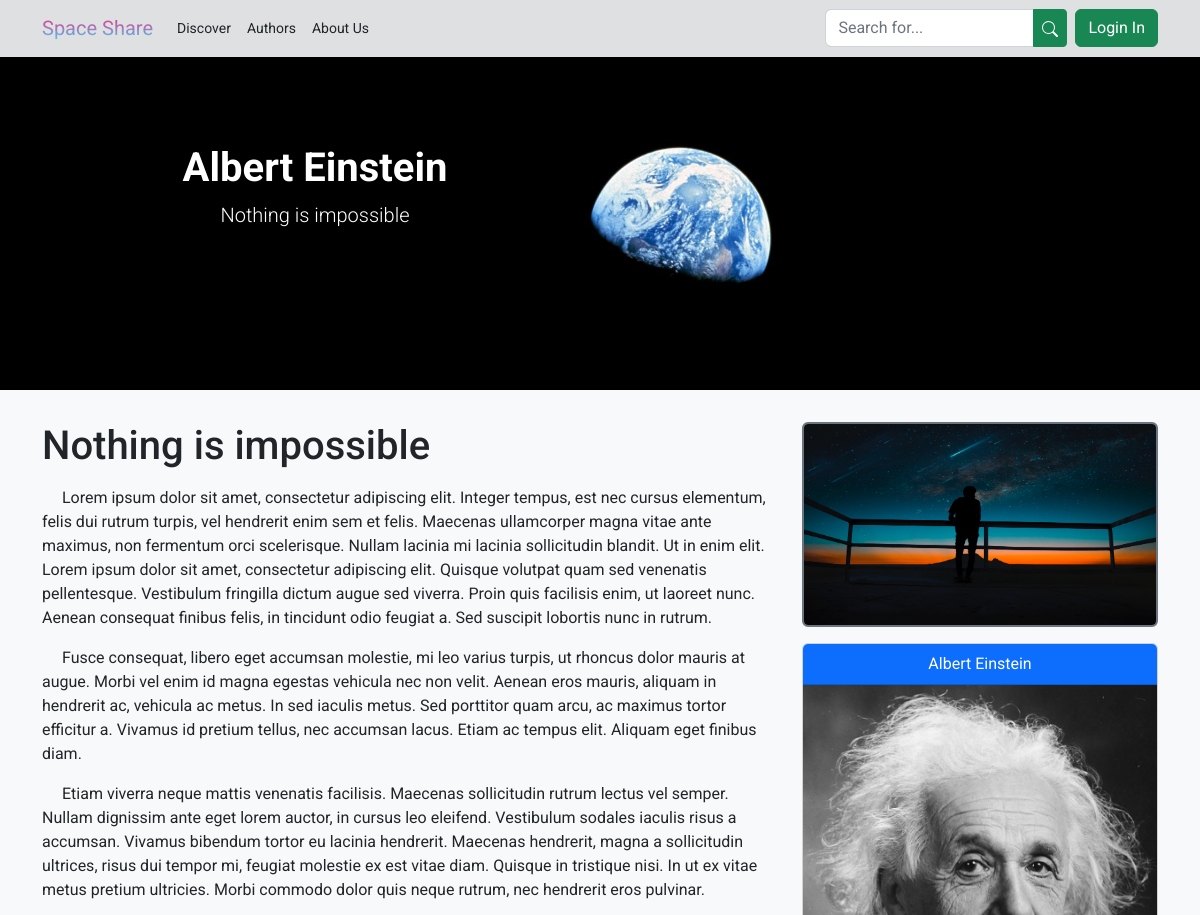
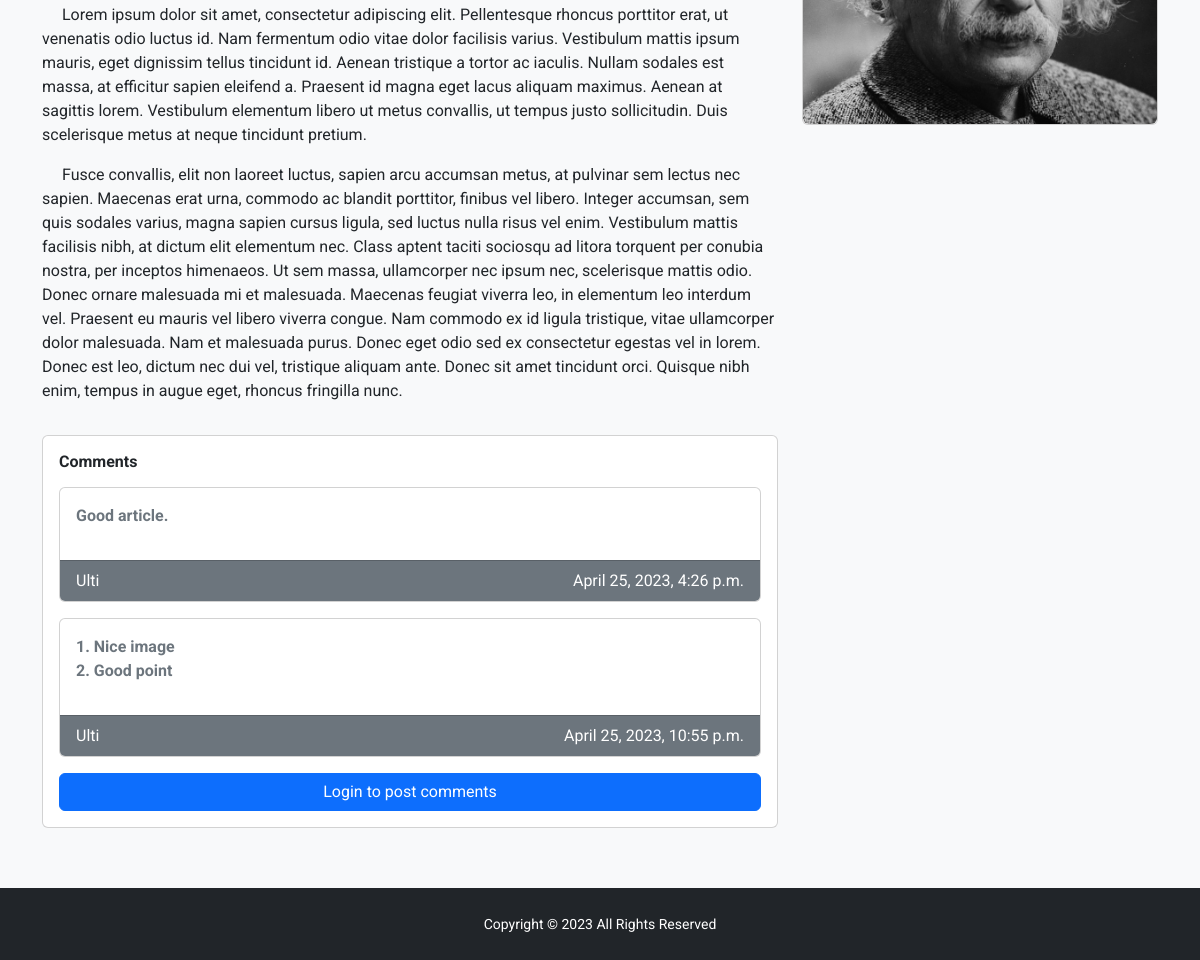
/post/nothing-is-impossible, run on the app's committed database (2 pictures, top to bottom).
### Blog/models.py (models this page shows, shortened)
class Post(models.Model):
    slug = models.SlugField(db_index=True, unique=True, null=False, blank=True)
    title = models.CharField(max_length=150)
    author = models.ForeignKey(
        Author, on_delete=models.CASCADE, related_name="author")
    date = models.DateTimeField(auto_now=True)
    tags = models.ManyToManyField(Tag)
    content = models.TextField(
        validators=[MinLengthValidator(30, MaxLengthValidator(10000))])
    image = models.ImageField(upload_to="posts", null=True)

class Author(models.Model):
    slug = models.SlugField(db_index=True, unique=True, null=True, blank=True)
    name = models.CharField(max_length=30)
    surname = models.CharField(max_length=50)
    description = models.TextField(
        validators=[MinLengthValidator(30, MaxLengthValidator(2000))], default="Author Info")
    email = models.EmailField(validators=[RegexValidator(
        "^(?:[a-z0-9!#$%&'*+/=?^_`{|}~-]+(?:\.[a-z0-9!#$%&'*+/=?^_`{|}~-]+)*|\"(?:[\x01-\x08\x0b\x0c\x0e-\x1f\x21\x23-\x5b\x5d-\x7f]|\\[\x01-\x09\x0b\x0c\x0e-\x7f])*\")@(?:(?:[a-z0-9](?:[a-z0-9-]*[a-z0-9])?\.)+[a-z0-9](?:[a-z0-9-]*[a-z0-9])?|\[(?:(?:(2(5[0-5]|[0-4][0-9])|1[0-9][0-9]|[1-9]?[0-9]))\.){3}(?:(2(5[0-5]|[0-4][0-9])|1[0-9][0-9]|[1-9]?[0-9])|[a-z0-9-]*[a-z0-9]:(?:[\x01-\x08\x0b\x0c\x0e-\x1f\x21-\x5a\x53-\x7f]|\\[\x01-\x09\x0b\x0c\x0e-\x7f])+)\])$", message="Incorrect expression of e-mail.")])
    image = models.ImageField(upload_to="authors", null=True)

class Comment(models.Model):
    post = models.ForeignKey(
        Post, on_delete=models.CASCADE, related_name="post")
    user = models.ForeignKey(
        User, on_delete=models.CASCADE, related_name="user")
    date = models.DateTimeField(auto_now=True)
    content = models.TextField(
        validators=[MinLengthValidator(2), MaxLengthValidator(2000)])

class User(models.Model):
    login = models.CharField(unique=True, max_length=15, validators=[RegexValidator(
        "^(?=.*?[a-zA-Z\d])[a-zA-Z][a-zA-Z\d_-]{2,28}[a-zA-Z\d]$", message="Login must be between 4 and 30 characters long and must start with a letter and end with a letter or number. It can contain a floor and dash between the start and end.")])
    password = models.CharField(max_length=30, validators=[RegexValidator(
        "^(?=.*?[a-z])(?=.*?[A-Z])(?=.*?[0-9])(?=.*?[.~!@#$%^&*()+=[\]\\;:'\"/,|{}<>?])[a-zA-Z0-9.~!@#$%^&*()+=[\]\\;:'\"/,|{}<>?]{8,40}$", message="Password must be between 8 and 40 characters long, contain one lowercase and one uppercase letter, one number and one special character.")])
    nickname = models.CharField(unique=True, max_length=15, validators=[RegexValidator(
        "^[a-zA-Z]\w*$", message="Incorrect expression of nickname.")])
    email = models.EmailField(unique=True, validators=[RegexValidator(
        "^(?:[a-z0-9!#$%&'*+/=?^_`{|}~-]+(?:\.[a-z0-9!#$%&'*+/=?^_`{|}~-]+)*|\"(?:[\x01-\x08\x0b\x0c\x0e-\x1f\x21\x23-\x5b\x5d-\x7f]|\\[\x01-\x09\x0b\x0c\x0e-\x7f])*\")@(?:(?:[a-z0-9](?:[a-z0-9-]*[a-z0-9])?\.)+[a-z0-9](?:[a-z0-9-]*[a-z0-9])?|\[(?:(?:(2(5[0-5]|[0-4][0-9])|1[0-9][0-9]|[1-9]?[0-9]))\.){3}(?:(2(5[0-5]|[0-4][0-9])|1[0-9][0-9]|[1-9]?[0-9])|[a-z0-9-]*[a-z0-9]:(?:[\x01-\x08\x0b\x0c\x0e-\x1f\x21-\x5a\x53-\x7f]|\\[\x01-\x09\x0b\x0c\x0e-\x7f])+)\])$", message="Incorrect expression of e-mail.")])
    image = models.ImageField(
        upload_to="users", null=True, default="users/default.png")

### Blog/views.py (the view, shortened to what this page needs)
# urls.py: path("post/<slug:slug>", views.Post.as_view(), name="post"),
class Post(FormView):
    template_name = "Blog/post.html"
    form_class = CommentForm
    def get_context_data(self, *args, **kwargs):
        context = super().get_context_data(*args, **kwargs)
        print(self.success_url)
        context['post'] = PostModel.objects.get(slug=self.kwargs['slug'])
        context['comments'] = CommentModel.objects.all().filter(
            post=PostModel.objects.get(slug=self.kwargs['slug']))
        return context

### Blog/forms.py
class CommentForm(forms.Form):
    textarea = forms.CharField(widget=forms.Textarea(attrs={
        'rows': '3',
        'class': "form-control form-control-sm",
        'placeholder': "Your comment..."
    }))

### Blog/templates/Blog/post.html (shortened to what this page needs)
{% extends 'Blog/base_blog.html' %}
{% load static %}
{% block doc_css %}
    <link rel="stylesheet" href="{% static 'Blog/css/modal_image.css' %}">
{% endblock %}
{% block blog_content %}
    <header class="banner-holder py-5 mb-3">
        <div class="container">
            <div class="row">
                <div class="col-md-6">
                    <div class="banner-content text-center text-white my-5 py-5">
                        <h1 class="fw-bolder">{{ post.author.name }} {{ post.author.surname }}</h1>
                        <p class="lead">{{ post.title }}</p>
                    </div>
                </div>
            </div>
        </div>
    </header>
    <section class="py-3 mb-3">
        <div class="container">
            <div class="row">
                <div class="col-md-8">
                    <div class="content-holder">
                        <div class="post-content mb-3">
                            <h1>{{ post.title }}</h1>
                            <p>{{ post.content|safe|linebreaks }}</p>
                        </div>
                    </div>
                </div>
                <div class="col-md-4">
                    <div class="mb-3">
                        <img src="{{ post.image.url }}" alt="Author's image" id="modal-image-click" class="img-fluid rounded border border-2 border-secondary">
                    </div>
                    <a href="{% url 'author' post.author.slug %}" class="text-decoration-none">
                        <div class="card">
                            <div class="card-header text-bg-primary text-center">
                                {{ post.author.name }} {{post.author.surname}}
                            </div>
                            <div class="card-body p-0">
                                <img src="{{ post.author.image.url }}" alt="Author" class="w-100 h-100 rounded-bottom">
                            </div>
                        </div>
                    </a>
                </div>
            </div>
            <div class="row">
                <div class="col-md-8">
                    <div class="comment-form my-3">
                        <div class="card">
                            <div class="card-body">
                                <h3 class="fs-6 mb-3 fw-bolder">Comments</h3>
                                {% for comment in comments%}
                                    <div class="card w-100 mb-3">
                                        <div class="card-body text-secondary fw-bold">
                                            {{ comment.content|linebreaks }}
                                        </div>
                                        <div class="card-footer bg-secondary text-bg-secondary">
                                            <div class="row">
                                                <div class="col-6">{{ comment.user.nickname }}</div>
                                                <div class="col-6 text-end">{{ comment.date }}</div>
                                            </div>
                                        </div>
                                    </div>
                                {% endfor %}
                                {% if request.session.nickname %}
                                    <h3 class="fs-6 mt-4 fw-bolder">Post your thoughts</h3>
                                    <form method="POST">
                                        {% csrf_token %}
                                        <div class="row gx-2">
                                            <div class="col-md-12">
                                                <div class="mb-2">
                                                    {{ form.textarea }}
                                                </div>
                                            </div>
                                            <div class="col-md-12">
                                                <div class="d-grid">
                                                    <button type="submit" class="btn btn-sm btn-success">
                                                        Submit comment
                                                    </button>
                                                </div>
                                            </div>
                                        </div>
                                    </form>
                                {% else %}
                                    <a href="{% url 'login' %}" class="btn btn-primary w-100">Login to post comments</a>
                                {% endif %}
                            </div>
                        </div>
                    </div>
                </div>
            </div>
        </div>
    </section>
{% endblock %}

### static/css/base.css (style rules this page uses)
:root { --sky: #4cc9f0; --far-space: #f72585; }
html, body { font-family: 'Roboto', sans-serif; }
.banner-holder { background-size: cover; background-position: bottom; text-shadow: 1px 1px black; }

### Blog/static/Blog/css/modal_image.css (style rules this page uses)
#modal-image-click { cursor: pointer; }

### data on the page
Post: author.name "Albert", author.surname "Einstein", title "Nothing is impossible", content "Lorem ipsum dolor sit amet, consectetur adipiscing elit. Integer tempus, est nec cursus elementum, felis dui rutrum turpis, vel hendrerit enim sem et felis. Maecenas ullamcorper magna vitae ante maximus, non fermentum orci scelerisque. Nullam lacinia mi lacinia sollicitudin blandit. Ut in enim elit. Lorem ipsum dolor sit amet, consectetur adipiscing elit. Quisque volutpat quam sed venenatis pellentesque. Vestibulum fringilla dictum augue sed viverra. Proin quis facilisis enim, ut laoreet nunc. Aenean consequat finibus felis, in tincidunt odio feugiat a. Sed suscipit lobortis nunc in rutrum. Fusce consequat, libero eget accumsan molestie, mi leo varius turpis, ut rhoncus dolor mauris at…", image (picture), author.image (picture)
Comment: content "Good article.", user.nickname "Ulti", date "April 25, 2023, 4:26 p.m."
Comment: content "1. Nice image 2. Good point", user.nickname "Ulti", date "April 25, 2023, 10:55 p.m."
